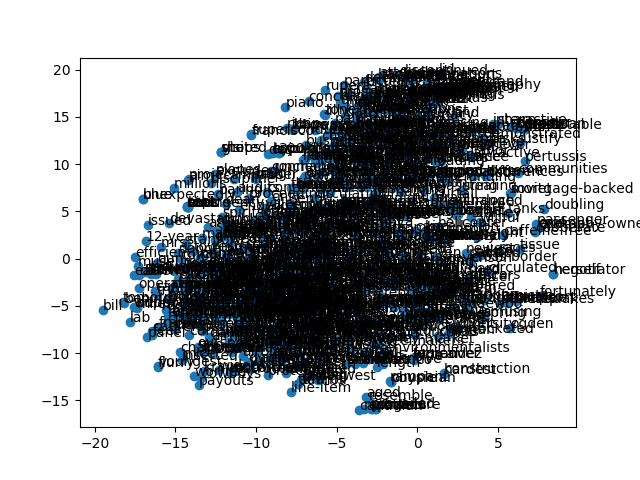

Here is the Python script that generated this plot:
import matplotlib
matplotlib.use('Agg')
import matplotlib.pyplot as plt
from sklearn.manifold import TSNE
import torch
from rnn import LanguageModel
from util import variable
import numpy as np


def main():
    model = torch.load('rnn.pt')
    embeddings = model.x
    vocab_file = open('ptb/train.txt.vcb', "r")
    vocabulary = [w.strip() for w in vocab_file.readlines()]
    vocab_size = len(vocabulary)
    vocab_file.close()

    words = variable(torch.LongTensor(range(vocab_size)).cuda())
    wv = embeddings(words).data.cpu()numpy()

    tsne = TSNE(n_components=2, random_state=0)
    np.set_printoptions(suppress=True)
    Y = tsne.fit_transform(wv[:1000, :])

    plt.scatter(Y[:, 0], Y[:, 1])
    for label, x, y in zip(vocabulary, Y[:, 0], Y[:, 1]):
        plt.annotate(label, xy=(x, y), xytext=(0, 0), textcoords='offset points')
    plt.show()
    plt.savefig('wordsssss')


if __name__ == '__main__':
    main()



